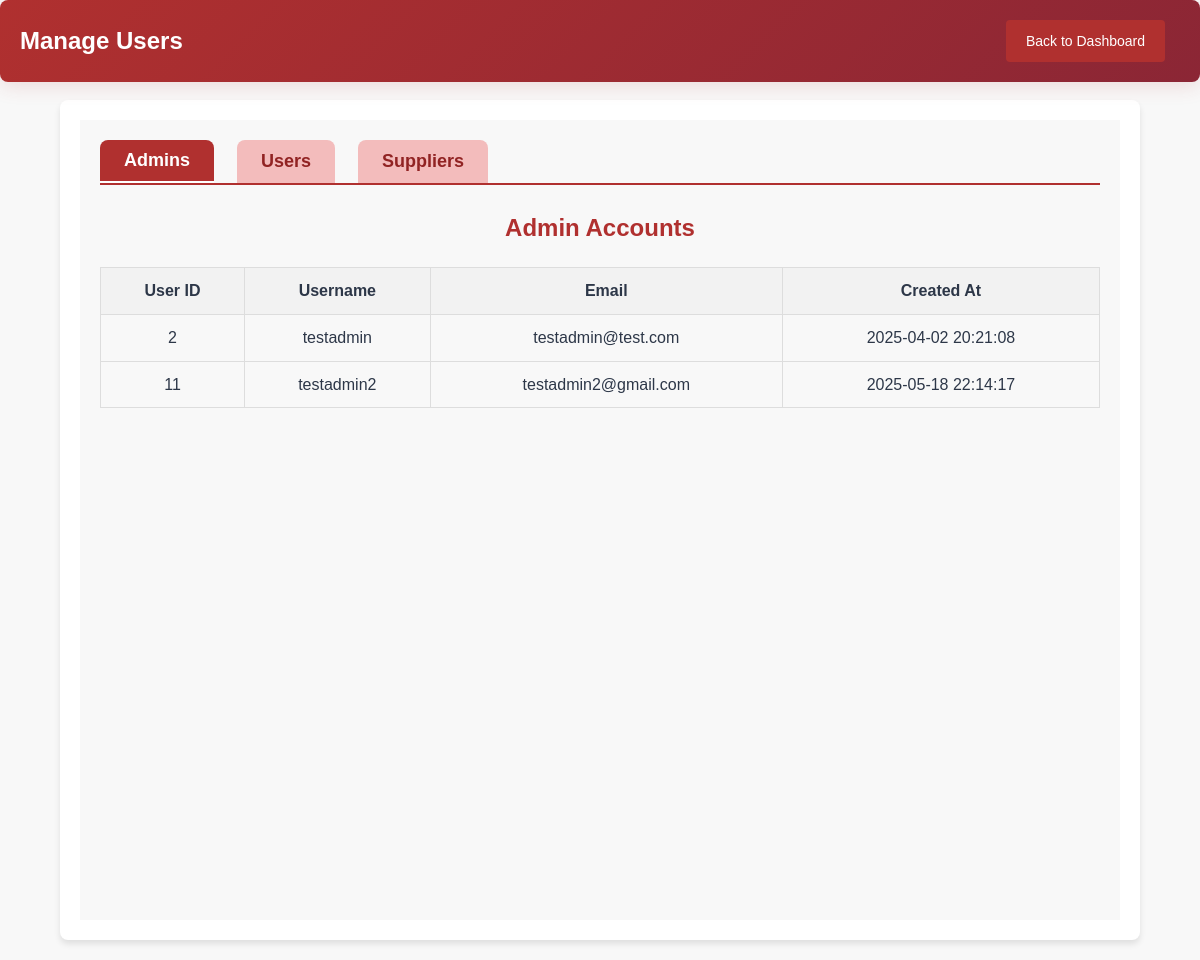
Page /admin/manage_users.php (signed in) on the committed database.
### tables this page shows
CREATE TABLE `users` (
  `user_id` int(11) NOT NULL,
  `username` varchar(50) NOT NULL,
  `email` varchar(100) NOT NULL,
  `password` varchar(255) NOT NULL,
  `created_at` timestamp NOT NULL DEFAULT current_timestamp(),
  `role` enum('admin','user','superadmin','supplier') DEFAULT 'user',
  `contact_number` varchar(20) DEFAULT NULL
);

### admin/manage_users.php (the view, shortened to what this page needs)
<?php
include "../includes/db_connect.php";
$admin_query = "SELECT user_id, username, email, created_at FROM users WHERE role = 'admin'";
$admin_result = $conn->query($admin_query);
?>
<!DOCTYPE html>
<html lang="en">
<head>
    <link rel="stylesheet" href="../assets/css/styles.css">
    <link rel="stylesheet" href="../assets/css/admin.css">
    <link rel="stylesheet" href="../assets/css/tabs.css">
</head>
<body>
    <div class="admin-container">
        <header class="admin-header">
            <h1>Manage Users</h1>
            <a href="<?= ($_SESSION['role'] === 'superadmin') ? 'sadashboard.php' : 'dashboard.php' ?>" class="btn">Back to Dashboard</a>
        </header>
        <main class="admin-main">
            <div class="user-tabs">
                <button class="user-tab active" data-tab="admins">Admins</button>
                <button class="user-tab" data-tab="users">Users</button>
                <button class="user-tab" data-tab="suppliers">Suppliers</button>
            </div>
            <section class="user-table-section active" id="tab-admins">
                <h2>Admin Accounts</h2>
                <table>
                    <thead>
                        <tr>
                            <th>User ID</th>
                            <th>Username</th>
                            <th>Email</th>
                            <th>Created At</th>
                        </tr>
                    </thead>
                    <tbody>
                        <?php $admin_result->data_seek(0); while ($admin = $admin_result->fetch_assoc()): ?>
                            <tr>
                                <td><?= htmlspecialchars($admin['user_id']) ?></td>
                                <td><?= htmlspecialchars($admin['username']) ?></td>
                                <td><?= htmlspecialchars($admin['email']) ?></td>
                                <td><?= htmlspecialchars($admin['created_at']) ?></td>
                            </tr>
                        <?php endwhile; ?>
                    </tbody>
                </table>
            </section>
        </main>
    </div>
</body>
</html>

### assets/css/styles.css (style rules this page uses)
body { font-family: 'Inter', 'Segoe UI', Tahoma, Geneva, Verdana, sans-serif; margin: 0; padding: 0; background-color: #f8faf9; line-height: 1.6; color: #2d3748; overflow-x: hidden; }
*, *::before, *::after { box-sizing: border-box; }
header { background: linear-gradient(135deg, #b0302f 0%, #8b2635 100%); color: white; padding: 12px 20px; display: flex; justify-content: space-between; align-items: center; position: fixed; top: 0; left: 0; width: 100%; z-index: 1000; box-shadow: 0 4px 20px rgba(176, 48, 47, 0.15); backdrop-filter: blur(10px); transition: all 0.3s ease; }
main { padding: 120px 20px 40px; min-height: 100vh; background: linear-gradient(135deg, #f8faf9 0%, #f1f5f9 100%); }
main { padding: 110px 20px 20px; min-height: 100vh; background: #f8f8f8; }
button, .btn, .add-to-cart, .logout-button, .back-button { background-color: #b0302f; border: none; color: white; cursor: pointer; font-size: 18px; padding: 10px 15px; border-radius: 5px; transition: background-color 0.3s ease; margin-right: 15px; }
.btn { padding: 5px 10px; text-decoration: none; background-color: #b0302f; color: white; border-radius: 3px; border: none; cursor: pointer; }

### assets/css/admin.css (style rules this page uses)
body { font-family: Arial, sans-serif; background-color: #f8f8f8; margin: 0; padding: 0; padding-top: 120px !important; }
.admin-container { width: 90%; max-width: 1200px; margin: 0 auto 20px; padding: 20px; background-color: white; border-radius: 8px; box-shadow: 0 4px 6px rgba(0, 0, 0, 0.1); }
.admin-header { background-color: #b0302f; color: white; padding: 20px; border-radius: 8px; display: flex; justify-content: space-between; align-items: center; margin-bottom: 20px; }
.admin-header h1 { margin: 0; font-size: 24px; }
.btn { background-color: #b0302f; color: white; border: none; border-radius: 4px; text-decoration: none; font-size: 14px; cursor: pointer; padding: 10px 20px; transition: background-color 0.3s; }
.admin-main { margin-top: 0; padding: 20px; }
.admin-main h2 { color: #b0302f; margin-bottom: 20px; text-align: center; }
table { width: 100%; border-collapse: collapse; margin-bottom: 20px; }
th, td { padding: 10px; border: 1px solid #ddd; text-align: center; }
th { background-color: #f2f2f2; }

### assets/css/tabs.css (style rules this page uses)
.user-tabs { display: flex; gap: 8px; margin-bottom: 24px; border-bottom: 2px solid #b0302f; }
.user-tab { padding: 10px 24px; background: #f3bcbc; border: none; border-radius: 8px 8px 0 0; cursor: pointer; font-weight: bold; color: #912323; outline: none; transition: background 0.2s, color 0.2s; }
.user-tab.active { background: #b0302f; color: #fff; border-bottom: 2px solid #fff; }
.user-table-section { display: none; }
.user-table-section.active { display: block; }

### admin/manage_users.php (style rules this page uses)
body { padding-top: 100px !important; }
.admin-container { margin-top: 20; }

### rows in the picture
users: user_id "2", username "testadmin", email "testadmin@test.com", created_at "2025-04-02 20:21:08"
users: user_id "11", username "testadmin2", email "testadmin2@gmail.com", created_at "2025-05-18 22:14:17"
